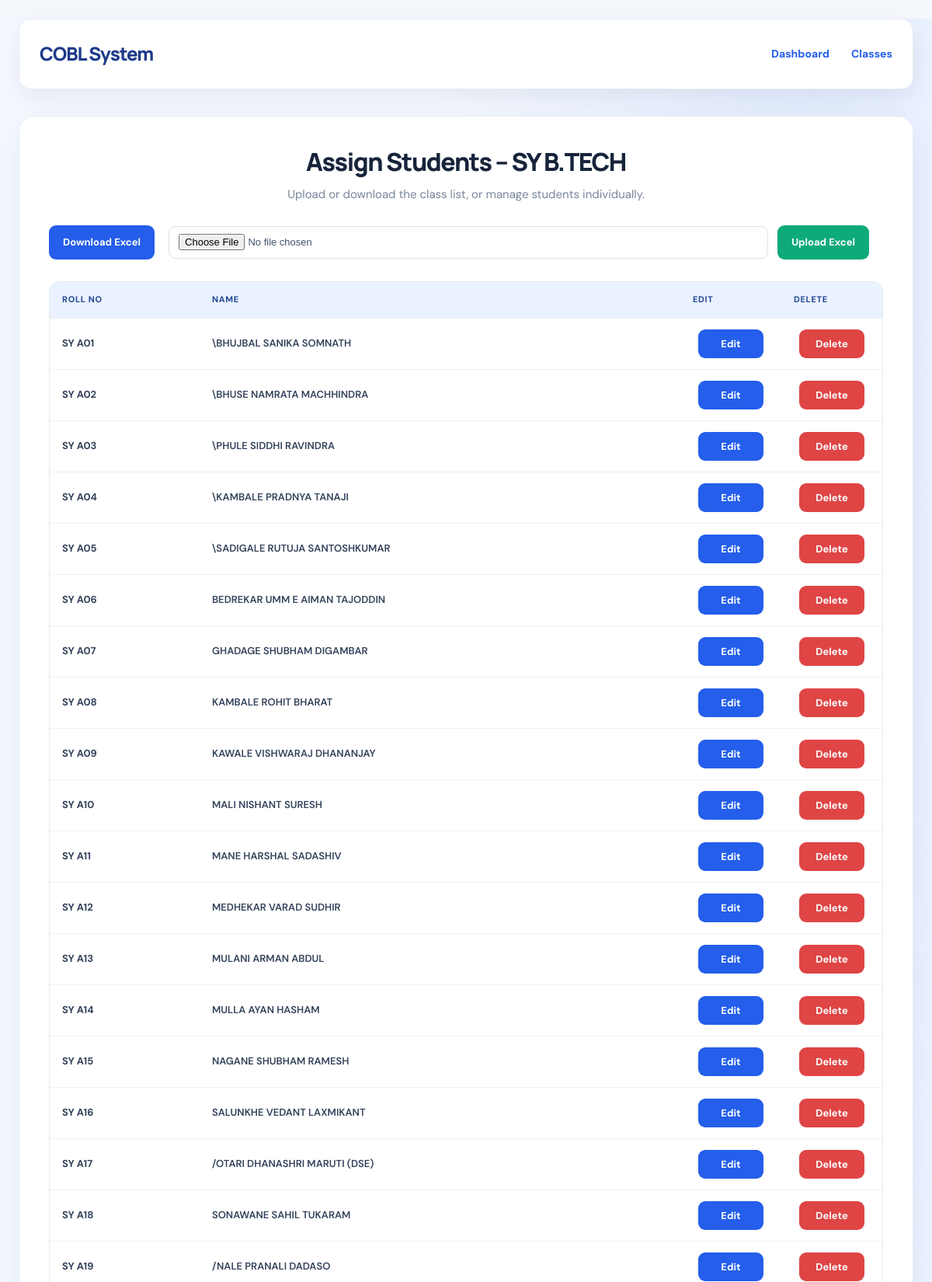
/class/1/students/ (signed in, upper part), run on the app's committed database.
### accounts/models.py (models this page shows, shortened)
class AcademicClass(models.Model):
    department = models.ForeignKey(
        "Department",
        on_delete=models.CASCADE,
        related_name="classes"
    )
    mapped_department = models.ForeignKey(
        "Department",
        on_delete=models.SET_NULL,
        null=True,
        blank=True,
        related_name="mapped_classes"
    )
    name = models.CharField(max_length=50)
    academic_year = models.CharField(max_length=20)
    semester = models.CharField(max_length=10)
    order = models.PositiveIntegerField(default=1)
    is_locked = models.BooleanField(default=False)
    class Meta:
        unique_together = (
            'department',
            'mapped_department',
            'name',
            'academic_year',
            'semester'
        )
        ordering = ['-academic_year', '-semester', 'order']

class Student(models.Model):
    roll_no = models.CharField(max_length=20)
    name = models.CharField(max_length=200)
    list_order = models.PositiveIntegerField(default=0)
    academic_class = models.ForeignKey(
        AcademicClass,
        on_delete=models.CASCADE,
        null=True,
        blank=True,
        related_name="students"
    )
    department = models.ForeignKey(
        Department,
        on_delete=models.CASCADE,
        null=True,
        blank=True
    )
    class Meta:
        unique_together = ("roll_no", "academic_class")
        ordering = ["roll_no"]

### accounts/views.py (the view, shortened to what this page needs)
@login_required
def assign_students(request, class_id):
    academic_class = get_object_or_404(AcademicClass, id=class_id)
    if not request.user.is_superuser:
        if request.user.role != "HOD" or academic_class.department != request.user.department:
            return HttpResponseForbidden("Not allowed")
    students = (
        Student.objects
        .filter(academic_class=academic_class)
        .order_by("list_order", "pk")
    )
    MAX_ROLL = 120
    used_rolls = students.values_list("roll_no", flat=True)
    available_rolls = [
        str(i) for i in range(1, MAX_ROLL + 1)
        if str(i) not in used_rolls
    ]
    return render(
        request,
        "accounts/assign_students.html",
        {
            "academic_class": academic_class,   # ✅ REQUIRED
            "students": students,
            "available_rolls": available_rolls,
        }
    )

### accounts/templates/accounts/assign_students.html (shortened to what this page needs)
<!DOCTYPE html>
<html lang="en">
<head>
    <link rel="stylesheet" href="/static/css/site.css">
</head>
<body>
    <header class="navbar assign-navbar">
        <h1 class="assign-brand">COBL System</h1>
        <nav class="nav-links assign-nav-links" aria-label="Class navigation">
            <a href="{% url 'class_dashboard' academic_class.id %}">Dashboard</a>
            {% if request.user.department.is_general_science %}
            <a href="{% url 'gs_class_list' %}">Classes</a>
            {% else %}
            <a href="{% url 'dept_class_list' %}">Classes</a>
            {% endif %}
        </nav>
    </header>
    <main class="page assign-page">
        <section class="card assign-card">
            <div class="page-heading">
                <h1>Assign Students – {{ academic_class.name }}</h1>
                <p>Upload or download the class list, or manage students individually.</p>
            </div>
            <div class="excel-bar">
                <a href="{% url 'export_class_students_excel' academic_class.id %}" class="btn btn-blue">
                    Download Excel
                </a>
                <form class="excel-upload" method="post" action="{% url 'import_class_students_excel' academic_class.id %}"
                      enctype="multipart/form-data">
                    <input class="excel-file" type="file" name="excel" accept=".xlsx,.xls" aria-label="Choose student Excel file">
                    <button class="btn btn-green" type="submit">Upload Excel</button>
                </form>
            </div>
            <div class="table-wrapper">
                <table class="student-table">
                    <thead>
                        <tr>
                            <th>Roll No</th>
                            <th>Name</th>
                            <th>Edit</th>
                            <th>Delete</th>
                        </tr>
                    </thead>
                    <tbody>
                        {% for s in students %}
                        <tr>
                            <td class="roll-cell">{{ s.roll_no }}</td>
                            <td class="student-name">{{ s.name }}</td>
                            <td class="action-cell">
                                <button class="btn btn-blue"
                                        onclick="openEdit('{{ s.id }}','{{ s.roll_no }}','{{ s.name }}')">
                                    Edit
                                </button>
                            </td>
                            <td class="action-cell">
                                <button class="btn btn-red" onclick="deleteStudent('{{ s.id }}')">
                                    Delete
                                </button>
                            </td>
                        </tr>
                        {% empty %}
                        <tr>
                            <td class="student-empty" colspan="4">No students are assigned to this class yet.</td>
                        </tr>
                        {% endfor %}
                    </tbody>
                </table>
            </div>
            </section>
        </main>
</body>
</html>

### accounts/static/css/site.css (style rules this page uses)
:root { color-scheme: light; --site-bg: #f4f7fb; --site-surface: #ffffff; --site-border: #e2e8f0; --site-text: #1e293b; --site-muted: #64748b; --site-primary: #2563eb; --site-primary-hover: #1d4ed8; --site-shadow: 0 12px 32px rgba(15, 23, 42, 0.08); }
html { min-height: 100%; background: var(--site-bg); }
body { min-height: 100vh; background: var(--site-bg) !important; background-image: none !important; color: var(--site-text) !important; font-family: Inter, "Segoe UI", Arial, sans-serif !important; line-height: 1.6; }
.navbar, .card, .dashboard-card, .section, .form-card, .login-box, .modal-box, .totals-panel, .table-box, .table-wrapper, .table-container, .table-wrap, .excel-card, .user-header, .faculty-info, .class-info { background: var(--site-surface) !important; color: var(--site-text) !important; border: 1px solid var(--site-border) !important; box-shadow: var(--site-shadow) !important; -webkit-backdrop-filter: none !important; backdrop-filter: none !important; }
.navbar { position: relative; border-radius: 14px !important; }
h1, h2, h3, h4, h5, h6, p, label, legend, th, td { color: var(--site-text); }
.nav-title, .navbar h1 { color: #1e3a8a !important; -webkit-text-fill-color: #1e3a8a !important; background: none !important; }
.nav-links a, .action-links a:not(.btn), .back-btn { color: var(--site-primary); }
a { transition: color 160ms ease, background-color 160ms ease, box-shadow 160ms ease; }
button, .btn, .nav-btn, .save-btn, .reset-btn { min-height: 42px; border-radius: 9px; transition: transform 160ms ease, box-shadow 160ms ease, background-color 160ms ease; }
input, select, textarea { max-width: 100%; min-height: 42px; border: 1px solid #cbd5e1 !important; border-radius: 8px !important; background: #fff !important; color: var(--site-text) !important; }
input::placeholder, textarea::placeholder { color: #94a3b8 !important; }
.table-wrapper, .table-box, .table-container, .table-wrap, .table-responsive { max-width: 100%; overflow-x: auto; -webkit-overflow-scrolling: touch; }
table { color: var(--site-text); }
th { background: #eaf1ff !important; color: #1e3a8a !important; }
td { color: var(--site-text); }

### data on the page
AcademicClass: name "SY B.TECH"
Student: roll_no "SY A01", name "\\BHUJBAL SANIKA SOMNATH"
Student: roll_no "SY A02", name "\\BHUSE NAMRATA MACHHINDRA"
Student: roll_no "SY A03", name "\\PHULE SIDDHI RAVINDRA"
Student: roll_no "SY A04", name "\\KAMBALE PRADNYA TANAJI"
Student: roll_no "SY A05", name "\\SADIGALE RUTUJA SANTOSHKUMAR"
Student: roll_no "SY A06", name "BEDREKAR UMM E AIMAN TAJODDIN"
Student: roll_no "SY A07", name "GHADAGE SHUBHAM DIGAMBAR"
Student: roll_no "SY A08", name "KAMBALE ROHIT BHARAT"
Student: roll_no "SY A09", name "KAWALE VISHWARAJ DHANANJAY"
Student: roll_no "SY A10", name "MALI NISHANT SURESH"
Student: roll_no "SY A11", name "MANE HARSHAL SADASHIV"
Student: roll_no "SY A12", name "MEDHEKAR VARAD SUDHIR"
Student: roll_no "SY A13", name "MULANI ARMAN ABDUL"
Student: roll_no "SY A14", name "MULLA AYAN HASHAM"
Student: roll_no "SY A15", name "NAGANE SHUBHAM RAMESH"
Student: roll_no "SY A16", name "SALUNKHE VEDANT LAXMIKANT"
Student: roll_no "SY A17", name "/OTARI DHANASHRI MARUTI (DSE)"
Student: roll_no "SY A18", name "SONAWANE SAHIL TUKARAM"
Student: roll_no "SY A19", name "/NALE PRANALI DADASO"
